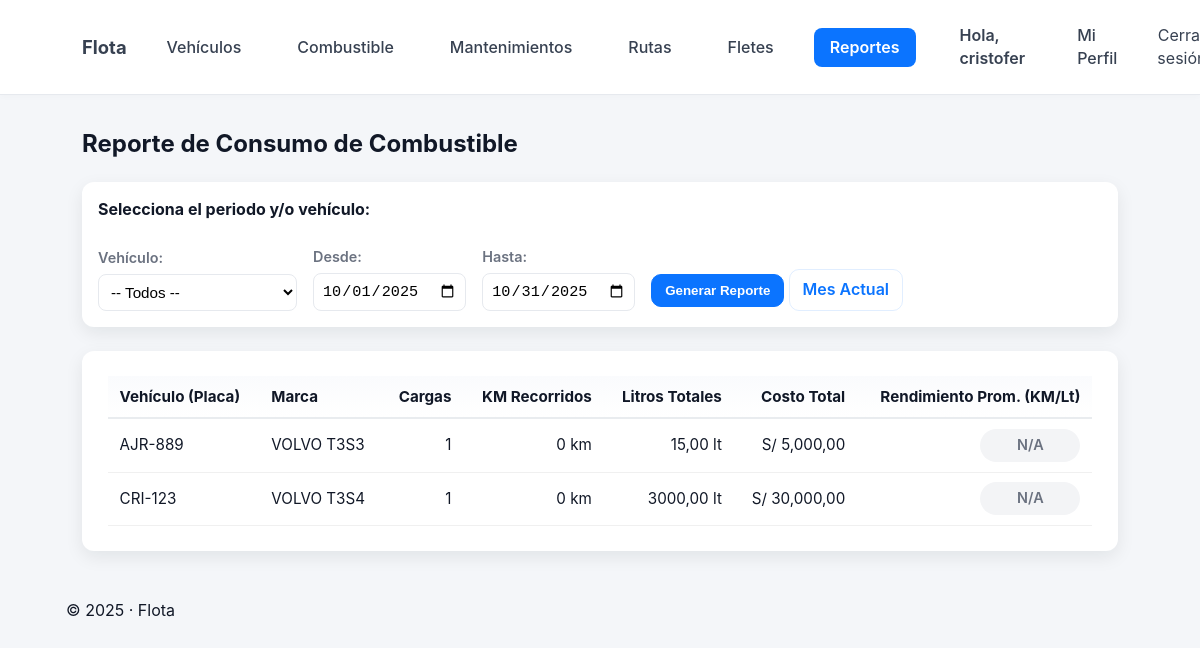
/reportes/consumo/ (signed in), run on the app's committed database.
### vehiculos/models.py (models this page shows, shortened)
class Vehiculo(models.Model):
    placa = models.CharField(max_length=50, unique=True)
    marca = models.CharField(max_length=50, blank=True, default='')
    modelo = models.CharField(max_length=50, blank=True, default='')
    anio = models.IntegerField(null=True, blank=True)
    combustible_tipo = models.CharField(max_length=30, blank=True, default='')
    kilometraje = models.IntegerField(default=0) # Odómetro actual
    activo = models.BooleanField(default=True)
    chofer_asignado = models.ForeignKey(
        'Perfil',
        null=True,
        blank=True,
        on_delete=models.SET_NULL,
        related_name='vehiculos'
    )
    km_para_mantenimiento = models.IntegerField(
        null=True, blank=True,
        default=5000,
        help_text="Intervalo de KM para el próximo mantenimiento (ej: 5000)"
    )
    km_proximo_mantenimiento = models.IntegerField(
        null=True, blank=True,
        default=5000,
        help_text="Odómetro del próximo mantenimiento (ej: 150000)"
    )
    mantenimiento_requerido = models.BooleanField(
        default=False,
        help_text="Marcar si el vehículo ha pasado su KM de mantenimiento"
    )
    class Meta:
        indexes = [
            models.Index(fields=['chofer_asignado']),
        ]

### vehiculos/decorators.py (the view)
    def wrap(request, *args, **kwargs):
        if not request.user.is_authenticated:
            messages.error(request, 'Debes iniciar sesión para ver esta página.')
            return redirect('login') # Asumo que tu URL de login se llama 'login'
        if request.user.is_staff:
            return function(request, *args, **kwargs)
        perfil = getattr(request.user, 'perfil', None)
        if perfil and perfil.rol != 'chofer':
            return function(request, *args, **kwargs)
        messages.error(request, 'No tienes permiso para acceder a esta página.')
        return redirect('vehiculos:dashboard') # Lo mandamos a su dashboard

### vehiculos/templates/vehiculos/reporte_consumo.html (shortened to what this page needs)
{% extends "base.html" %}
{% load humanize %}
{% block content %}
<div class="container">
  <div class="page-header">
    <h2>Reporte de Consumo de Combustible</h2>
  </div>
  <div class="card" style="margin-bottom: 1.5rem; padding: 1rem;">
    <form method="get" action="{% url 'vehiculos:reporte_consumo' %}">
      <p style="margin-top: 0; margin-bottom: 1rem; font-weight: bold;">Selecciona el periodo y/o vehículo:</p>
      <div style="display: flex; gap: 1rem; align-items: flex-end; flex-wrap: wrap;">
        <div>
          <label for="vehiculo" style="display: block; margin-bottom: .3rem; font-weight: 600; font-size: 0.9em; color: var(--muted);">Vehículo:</label>
          <select id="vehiculo" name="vehiculo" style="padding: 0.5rem; border-radius: 8px; border: 1px solid #e6e9ee; min-width: 180px;">
            <option value="">-- Todos --</option>
          </select>
        </div>
        <div>
          <label for="fecha_inicio" style="display: block; margin-bottom: .3rem; font-weight: 600; font-size: 0.9em; color: var(--muted);">Desde:</label>
          <input type="date" id="fecha_inicio" name="fecha_inicio" value="{{ fecha_inicio_filtro|default:'' }}" required style="padding: 0.5rem; border-radius: 8px; border: 1px solid #e6e9ee;">
        </div>
        <div>
          <label for="fecha_fin" style="display: block; margin-bottom: .3rem; font-weight: 600; font-size: 0.9em; color: var(--muted);">Hasta:</label>
          <input type="date" id="fecha_fin" name="fecha_fin" value="{{ fecha_fin_filtro|default:'' }}" required style="padding: 0.5rem; border-radius: 8px; border: 1px solid #e6e9ee;">
        </div>
        <div style="margin-top: 1.5rem;">
            <button type="submit" class="btn btn-primary" style="margin-top: 0; padding: 0.5rem 0.8rem;">Generar Reporte</button>
            <a href="{% url 'vehiculos:reporte_consumo' %}" class="btn btn-outline" style="margin-top: 0; padding: 0.5rem 0.8rem;">Mes Actual</a>
        </div>
      </div>
    </form>
  </div>
  {% if reporte_data %}
    <div class="card">
      <div class="table-responsive">
        <table class="table table-striped">
          <thead>
            <tr>
              <th>Vehículo (Placa)</th>
              <th>Marca</th>
              <th class="th-number">Cargas</th>
              <th class="th-number">KM Recorridos</th>
              <th class="th-number">Litros Totales</th>
              {% if request.user.is_staff or request.user.perfil.rol != 'chofer' %}
                <th class="th-number">Costo Total</th>
              {% endif %}
              <th class="th-number">Rendimiento Prom. (KM/Lt)</th>
            </tr>
          </thead>
          <tbody>
            {% for item in reporte_data %}
            <tr>
              <td>{{ item.vehiculo.placa }}</td>
              <td>{{ item.vehiculo.marca }} {{ item.vehiculo.modelo }}</td>
              <td class="td-number">{{ item.num_cargas }}</td>
              <td class="td-number">{{ item.distancia_recorrida|intcomma }} km</td>
              <td class="td-number">{{ item.total_litros|floatformat:2 }} lt</td>
              {% if request.user.is_staff or request.user.perfil.rol != 'chofer' %}
                <td class="td-number">S/ {{ item.total_costo|floatformat:2|intcomma }}</td>
              {% endif %}
              <td class="td-number">
                {% if item.rendimiento_promedio > 9 %}
                  <span class="rendimiento-chip rendimiento-bueno">
                    {{ item.rendimiento_promedio|floatformat:2 }} km/lt
                  </span>
                {% elif item.rendimiento_promedio > 5 %}
                  <span class="rendimiento-chip rendimiento-regular">
                    {{ item.rendimiento_promedio|floatformat:2 }} km/lt
                  </span>
                {% elif item.rendimiento_promedio > 0 %}
                  <span class="rendimiento-chip rendimiento-malo">
                    {{ item.rendimiento_promedio|floatformat:2 }} km/lt
                  </span>
                {% else %}
                  <span class="rendimiento-chip rendimiento-na">
                    N/A
                  </span>
                {% endif %}
              </td>
            </tr>
            {% endfor %}
          </tbody>
        </table>
      </div>
    </div>
  {% elif request.GET.fecha_inicio %}
    <div class="empty card">
      <p>No se encontraron cargas de combustible para los filtros seleccionados.</p>
    </div>
  {% endif %}
</div>
{% endblock %}

### vehiculos/templates/base.html (shortened to what this page needs)
{% load static %}
<!doctype html>
<html lang="es">
<head>
  <link rel="stylesheet" href="{% static 'css/styles.css' %}">
</head>
<body>
  <header class="topbar">
    <div class="container topbar-inner">
      <nav>
        <a class="brand" href="{% url 'vehiculos:dashboard' %}">Flota</a>
        {% if user.is_authenticated %}
          {% with view_name=request.resolver_match.url_name %}
            <a class="nav-link {% if view_name == 'listar_vehiculos' or view_name == 'agregar_vehiculo' or view_name == 'detalle_vehiculo' or view_name == 'editar_vehiculo' %}active{% endif %}"
               href="{% url 'vehiculos:listar_vehiculos' %}">Vehículos</a>
            <a class="nav-link {% if view_name == 'lista_cargas' or view_name == 'nueva_carga' or view_name == 'detalle_carga' %}active{% endif %}"
               href="{% url 'vehiculos:lista_cargas' %}">Combustible</a>
            {% if request.user.is_staff or request.user.perfil.rol != 'chofer' %}
              <a class="nav-link {% if view_name == 'lista_mantenimientos' or view_name == 'registrar_mantenimiento' or view_name == 'detalle_mantenimiento' %}active{% endif %}"
                 href="{% url 'vehiculos:lista_mantenimientos' %}">Mantenimientos</a>
            {% endif %}
            <a class="nav-link {% if view_name == 'lista_rutas' or view_name == 'planificar_ruta' or view_name == 'detalle_ruta' %}active{% endif %}"
               href="{% url 'vehiculos:lista_rutas' %}">Rutas</a>
            {% if request.user.is_staff or request.user.perfil.rol != 'chofer' %}
              <a class="nav-link {% if view_name == 'lista_fletes' or view_name == 'crear_flete' %}active{% endif %}"
                 href="{% url 'vehiculos:lista_fletes' %}">Fletes</a>
            {% endif %}
            {% if request.user.is_staff or request.user.perfil.rol != 'chofer' %}
              <a class="nav-link {% if view_name == 'reporte_consumo' %}active{% endif %}"
                 href="{% url 'vehiculos:reporte_consumo' %}">Reportes</a>
            {% endif %}
          </nav>
          <nav>
            <div class="user-block">
              <span class="user">Hola, {{ user.username }}</span>
              <a class="nav-link {% if view_name == 'mi_perfil' %}active{% endif %}"
                 href="{% url 'vehiculos:mi_perfil' %}">Mi Perfil</a>
              <form method="post" action="{% url 'logout' %}" style="display:inline;margin:0;">
                <button type="submit" class="logout-button">
                  Cerrar sesión
                </button>
              </form>
            </div>
          {% endwith %}
        {% else %}
          <a class="nav-link" href="{% url 'vehiculos:signup' %}">Registro</a>
          <a class="nav-link" href="{% url 'login' %}">Iniciar sesión</a>
        {% endif %}
      </nav>
    </div>
  </header>
  <main class="container">
    {% block content %}{% endblock %}
  </main>
  <footer class="footer">
    <div class="container">
      {% load tz %}
      {% timezone "America/Lima" %}
         &copy; {% now "Y" %} · Flota
      {% endtimezone %}
    </div>
  </footer>
</body>
</html>

### static/css/styles.css (style rules this page uses)
:root { --bg: #f4f6f9; --card: #ffffff; --muted: #6b7280; --primary: #0b74ff; --accent: #2b9af3; --radius: 12px; --container: 1100px; --shadow: 0 6px 18px rgba(12, 20, 30, 0.08); --glass: linear-gradient(180deg, rgba(255, 255, 255, 0.9), rgba(250, 250, 250, 0.9)); }
* { box-sizing: border-box; }
body { margin: 0; font-family: Inter, "Segoe UI", Roboto, Arial, sans-serif; background: var(--bg); color: #111827; -webkit-font-smoothing: antialiased; -moz-osx-font-smoothing: grayscale; line-height: 1.45; }
.container { max-width: var(--container); margin: 0 auto; padding: 1rem; }
.topbar { background: #fff; border-bottom: 1px solid #e6e9ee; box-shadow: 0 2px 6px rgba(8, 10, 20, 0.02); }
.topbar .container, .topbar-inner { display: flex; align-items: center; justify-content: space-between; gap: 1rem; }
.brand { display: inline-block; font-weight: 700; font-size: 1.15rem; color: var(--primary); text-decoration: none; }
.topbar nav { display: flex; align-items: center; gap: 0.75rem; }
.topbar nav a, .topbar nav .user { margin-left: 1rem; color: #374151; text-decoration: none; display: inline-block; }
.nav-link { color: #374151; text-decoration: none; padding: 0.35rem 0.6rem; border-radius: 8px; }
.topbar .user { color: #374151; font-weight: 600; }
.btn { display: inline-block; padding: 0.55rem 0.9rem; border-radius: 10px; text-decoration: none; font-weight: 600; border: 1px solid transparent; cursor: pointer; transition: transform 0.12s ease, opacity 0.12s ease; }
.btn-primary { background: var(--primary); color: #fff; border-color: var(--primary); margin-top: 0.8rem; }
.btn-outline { background: transparent; color: var(--primary); border: 1px solid rgba(11, 116, 255, 0.12); }
.card { background: var(--card); border-radius: var(--radius); padding: 1.6rem; box-shadow: var(--shadow); max-width: 100%; }
form label, .form-login label { display: block; margin: 0.6rem 0 0.25rem; color: var(--muted); font-weight: 700; font-size: 0.85rem; }
input[type="text"], input[type="password"], input, textarea, select { width: 100%; padding: 0.7rem; border-radius: 8px; border: 1px solid #e6e9ee; background: #fff; font-size: 0.95rem; }
.table-responsive { overflow-x: auto; }
.table { width: 100%; border-collapse: collapse; font-family: inherit; }
.table thead th { text-align: left; font-size: 0.95rem; padding: 0.6rem 0.75rem; border-bottom: 2px solid #e9ecef; background: linear-gradient(180deg, #fafbfd, #fff); }
.table tbody td { padding: 0.6rem 0.75rem; border-bottom: 1px solid #f0f0f0; vertical-align: middle; font-size: 0.95rem; }
.page-header { display: flex; justify-content: space-between; align-items: center; margin-bottom: 20px; }
.page-header h2 { margin: 0; }

### vehiculos/templates/base.html (style rules this page uses)
:root { --primary-color: #0b74ff; --primary-color-text: #ffffff; --hover-bg: #f3f4f6; --text-color: #374151; --text-color-light: #6b7280; }
.topbar-inner { display: flex; justify-content: space-between; align-items: center; width: 100%; }
.topbar nav { display: flex; align-items: center; gap: 0.5rem; }
.topbar nav .nav-link { padding: 8px 16px; border-radius: 8px; text-decoration: none; font-weight: 500; color: var(--text-color); transition: background-color 0.2s ease, color 0.2s ease; }
.topbar nav .nav-link.active { background-color: var(--primary-color); color: var(--primary-color-text); font-weight: 600; }
.user-block { display: flex; align-items: center; gap: 0.5rem; margin-left: auto; }
.user-block .user { font-weight: 600; color: var(--text-color); padding: 8px 12px; }
.logout-button { padding: 8px 16px; border-radius: 8px; font-weight: 500; color: var(--text-color); background: none; border: none; cursor: pointer; font: inherit; text-decoration: none; transition: background-color 0.2s ease, color 0.2s ease; }

### vehiculos/templates/vehiculos/reporte_consumo.html (style rules this page uses)
.rendimiento-chip { display: inline-block; padding: 6px 14px; border-radius: 99px; font-weight: 600; font-size: 0.95em; text-align: center; min-width: 100px; }
.rendimiento-na { background-color: #f3f4f6; color: #6b7280; }
.table th.th-number, .table td.td-number { text-align: right; }

### data on the page
Vehiculo: vehiculo.placa "AJR-889", vehiculo.marca "VOLVO", vehiculo.modelo "T3S3", num_cargas "1", distancia_recorrida "0", total_litros "15,00", total_costo "5,000,00"
Vehiculo: vehiculo.placa "CRI-123", vehiculo.marca "VOLVO", vehiculo.modelo "T3S4", num_cargas "1", distancia_recorrida "0", total_litros "3000,00", total_costo "30,000,00"

### other printed values
{{ user.username }} "cristofer"
